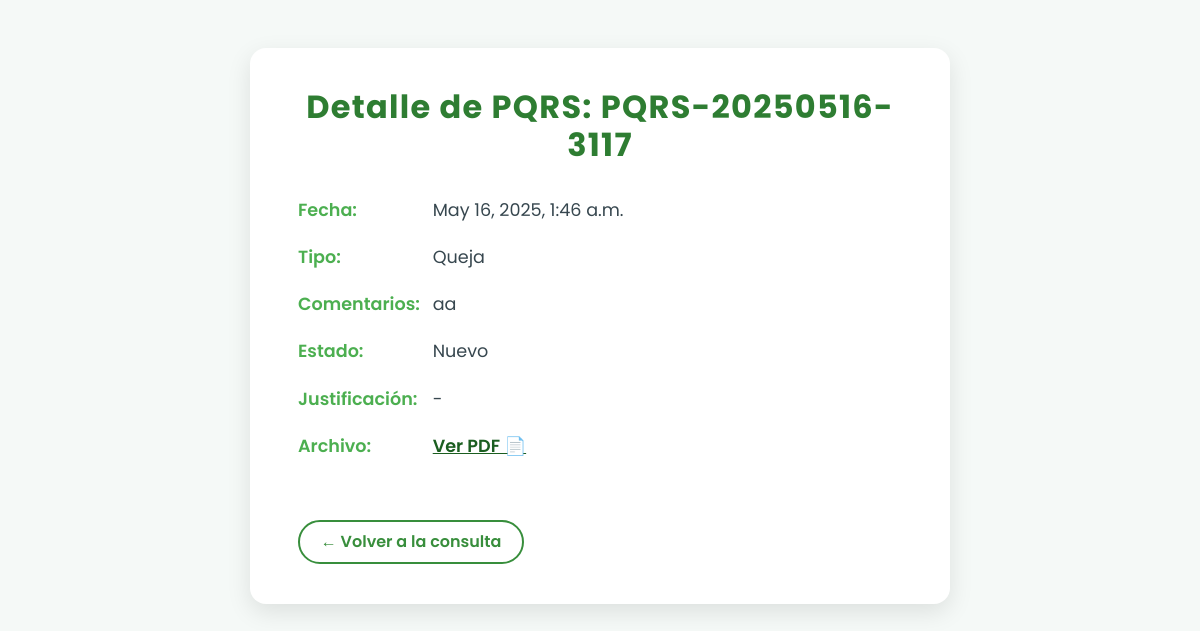
The app's page /detalle/PQRS-20250516-3117/ (signed in) with its own data.
### pqrs/models.py (models this page shows, shortened)
class PQRS(models.Model):
    TIPO_PQRS = [
        ('P', 'Petición'),
        ('Q', 'Queja'),
        ('R', 'Reclamo'),
        ('S', 'Sugerencia'),
    ]
    ESTADO = [
        ('NUEVO', 'Nuevo'),
        ('PROCESO', 'En proceso'),
        ('RESUELTO', 'Resuelto'),
        ('RECHAZADO', 'Rechazado'),
    ]
    cliente = models.ForeignKey(Cliente, on_delete=models.CASCADE)
    tipo = models.CharField(max_length=1, choices=TIPO_PQRS)
    comentarios = models.TextField()
    archivo = models.FileField(upload_to='pqrs/', blank=True, null=True)
    fecha_radicado = models.DateTimeField(auto_now_add=True)
    numero_radicado = models.CharField(max_length=15, unique=True)
    estado = models.CharField(max_length=10, choices=ESTADO, default='NUEVO')
    justificacion = models.TextField(blank=True, null=True)
    correo_enviado = models.BooleanField(default=False)

### pqrs/views.py (the view)
# urls.py: path('detalle/<str:numero_radicado>/', views.detalle_pqrs, name='detalle_pqrs'),
def detalle_pqrs(request, numero_radicado):
    cliente_id = request.session.get('cliente_id')
    if not cliente_id:
        return redirect('login_cliente')
    try:
        pqrs = PQRS.objects.get(numero_radicado=numero_radicado)
        if pqrs.cliente.id != cliente_id:
            return HttpResponse("Acceso no autorizado a este radicado", status=403)
    except PQRS.DoesNotExist:
        return HttpResponse("Radicado no encontrado", status=404)
    return render(request, 'pqrs/detalle_pqrs.html', {'pqrs': pqrs})

### pqrs/templates/pqrs/detalle_pqrs.html (shortened to what this page needs)
<!DOCTYPE html>
<html lang="es">
<head>
    <link href="https://cdn.jsdelivr.net/npm/bootstrap@5.3.3/dist/css/bootstrap.min.css" rel="stylesheet" />
</head>
<body>
    <div class="container" role="main">
        <h2>Detalle de PQRS: {{ pqrs.numero_radicado }}</h2>
        <div class="detail-row">
            <span class="detail-label">Fecha:</span>
            <span class="detail-value">{{ pqrs.fecha_radicado }}</span>
        </div>
        <div class="detail-row">
            <span class="detail-label">Tipo:</span>
            <span class="detail-value">{{ pqrs.get_tipo_display }}</span>
        </div>
        <div class="detail-row">
            <span class="detail-label">Comentarios:</span>
            <span class="detail-value">{{ pqrs.comentarios }}</span>
        </div>
        <div class="detail-row">
            <span class="detail-label">Estado:</span>
            <span class="detail-value">{{ pqrs.get_estado_display }}</span>
        </div>
        <div class="detail-row">
            <span class="detail-label">Justificación:</span>
            <span class="detail-value">{{ pqrs.justificacion|default:"-" }}</span>
        </div>
        <div class="detail-row">
            <span class="detail-label">Archivo:</span>
            <span class="detail-value">
                {% if pqrs.archivo %}
                    <a href="{{ pqrs.archivo.url }}" target="_blank" class="pdf-link" aria-label="Ver archivo PDF">Ver PDF 📄</a>
                {% else %}
                    Sin archivo
                {% endif %}
            </span>
        </div>
        <a href="{% url 'consultar_radicados' %}" class="btn-back" aria-label="Volver a la consulta">← Volver a la consulta</a>
    </div>
</body>
</html>

### pqrs/templates/pqrs/detalle_pqrs.html (style rules this page uses)
body { background: #f5f9f7; font-family: 'Poppins', sans-serif; color: #2f3e46; padding: 3rem 1rem; min-height: 100vh; }
.container { max-width: 700px; background: white; margin: 0 auto; border-radius: 1rem; padding: 2.5rem 3rem; box-shadow: 0 8px 25px rgba(0,0,0,0.1); }
h2 { font-weight: 700; color: #2e7d32; margin-bottom: 2rem; text-align: center; letter-spacing: 0.04em; }
.detail-row { margin-bottom: 1.3rem; font-size: 1.1rem; }
.detail-label { font-weight: 600; color: #4caf50; min-width: 130px; display: inline-block; }
.detail-value { color: #37474f; }
a.btn-back { display: inline-block; margin-top: 2.5rem; text-decoration: none; color: #388e3c; font-weight: 600; border: 2px solid #388e3c; padding: 0.5rem 1.3rem; border-radius: 30px; transition: all 0.3s ease; font-size: 1rem; }
a.pdf-link { color: #1b5e20; font-weight: 600; text-decoration: underline; transition: color 0.3s ease; }

### records on screen
PQRS: numero_radicado "PQRS-20250516-3117", fecha_radicado "May 16, 2025, 1:46 a.m.", tipo "Queja", comentarios "aa", estado "Nuevo", justificacion "-"
